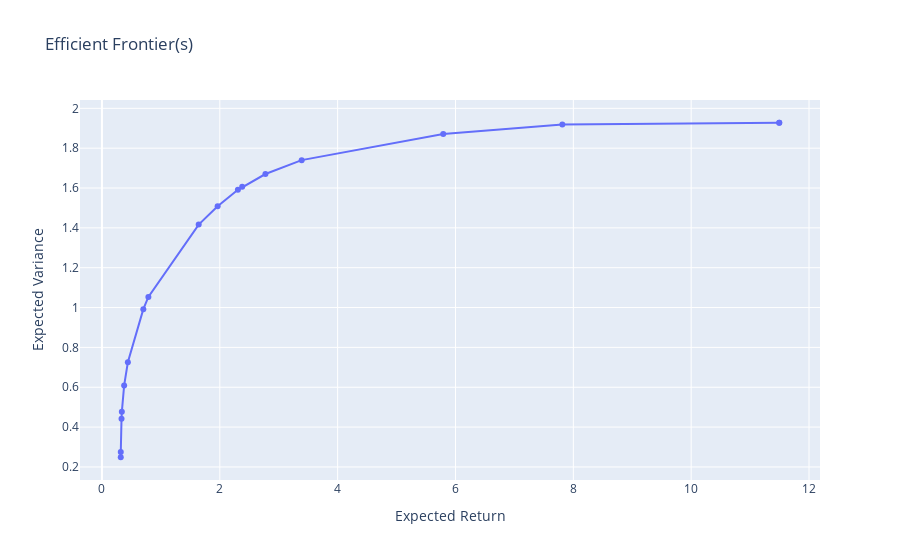

Notebook code for this chart:
### Code cell
plot_efficient_frontiers([f1])

### Figure 1 — Plotly figure (JSON) as saved in the notebook; plotly's stock layout.template omitted (floating-point values rounded to 4 significant figures)
{"data": [{"name": "Test1", "type": "scatter", "x": [11.49, 11.49, 7.814, 5.792, 3.389, 2.775, 2.38, 2.307, 1.963, 1.642, 0.7879, 0.7022, 0.4397, 0.3768, 0.3374, 0.332, 0.3192, 0.319], "y": [1.928, 1.928, 1.919, 1.872, 1.74, 1.67, 1.607, 1.591, 1.508, 1.417, 1.053, 0.9921, 0.7252, 0.6093, 0.4765, 0.4419, 0.2751, 0.2486]}], "layout": {"autosize": true, "title": {"text": "Efficient Frontier(s)"}, "xaxis": {"autorange": true, "range": [-0.3625, 12.18], "title": {"text": "Expected Return"}, "type": "linear"}, "yaxis": {"autorange": true, "range": [0.1101, 2.066], "title": {"text": "Expected Variance"}, "type": "linear"}}}
